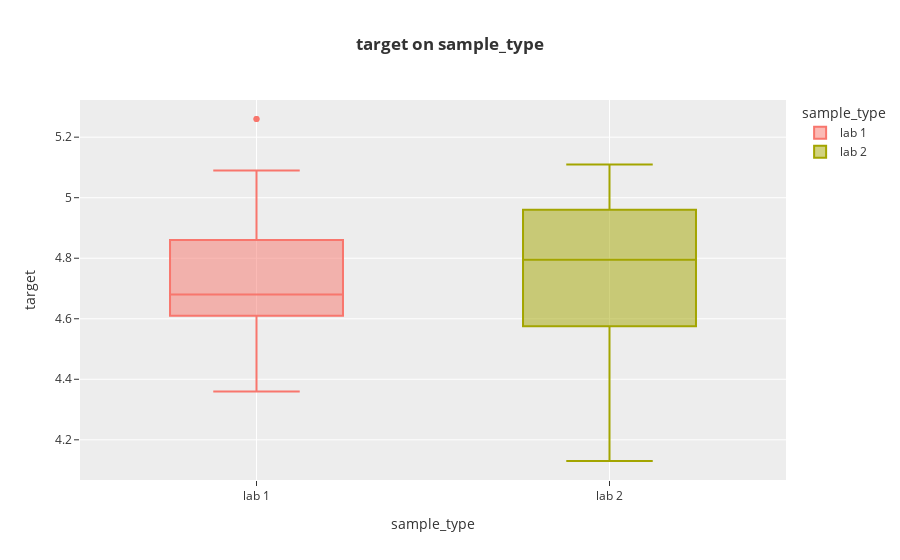

The cell this chart's notebook holds for it:
### Markdown cell above
Berdasarkan visualisasi di atas diketahui bahwa lab 1 memiliki data yang lebih banyak dibanding dengan lab 2. Lab 1 memiliki 100 data dan lab 2 60 data.

### Code cell
px.box(df,x='sample_type',y='target',
       color='sample_type',template='ggplot2',
       labels={'sample_type':'sample_type',
               'target':'target'},
       title="<b>target on sample_type")

### Figure 1 — Plotly figure (JSON) as saved in the notebook; plotly's stock layout.template omitted (floating-point values rounded to 4 significant figures)
{"data": [{"alignmentgroup": "True", "hovertemplate": "sample_type=%{x}<br>target=%{y}<extra></extra>", "legendgroup": "lab 1", "marker": {"color": "#F8766D"}, "name": "lab 1", "notched": false, "offsetgroup": "lab 1", "orientation": "v", "showlegend": true, "type": "box", "x": ["lab 1", "lab 1", "lab 1", "lab 1", "lab 1", "lab 1", "lab 1", "lab 1", "lab 1", "lab 1", "lab 1", "lab 1", "lab 1", "lab 1", "lab 1", "lab 1", "lab 1", "lab 1", "lab 1", "lab 1", "lab 1", "lab 1", "lab 1", "lab 1", "lab 1", "lab 1", "lab 1", "lab 1", "lab 1", "lab 1", "lab 1", "lab 1", "lab 1", "lab 1", "lab 1", "lab 1", "lab 1", "lab 1", "lab 1", "lab 1", "lab 1", "lab 1", "lab 1", "lab 1", "lab 1", "lab 1", "lab 1", "lab 1", "lab 1", "lab 1", "lab 1", "lab 1", "lab 1", "lab 1", "lab 1", "lab 1", "lab 1", "lab 1", "lab 1", "lab 1", "lab 1", "lab 1", "lab 1", "lab 1", "lab 1", "lab 1", "lab 1", "lab 1", "lab 1", "lab 1", "lab 1", "lab 1", "lab 1", "lab 1", "lab 1", "lab 1", "lab 1", "lab 1", "lab 1", "lab 1", "lab 1", "lab 1", "lab 1", "lab 1", "lab 1", "lab 1", "lab 1", "lab 1", "lab 1", "lab 1", "lab 1", "lab 1", "lab 1", "lab 1", "lab 1", "lab 1", "lab 1", "lab 1", "lab 1", "lab 1"], "x0": " ", "xaxis": "x", "y": [4.63, 5, 4.91, 4.77, 4.89, 4.88, 4.55, 4.74, 4.72, 4.72, 4.69, 4.79, 4.85, 4.66, 4.85, 4.46, 5, 4.65, 5.26, 4.78, 4.67, 5.09, 4.86, 5.07, 4.44, 4.66, 4.94, 4.86, 4.91, 5.26, 4.92, 4.94, 4.57, 4.91, 4.7, 4.85, 4.65, 4.65, 5.02, 4.86, 4.62, 4.36, 4.84, 4.4, 4.83, 4.48, 4.5, 4.81, 4.62, 4.55, 4.57, 4.6, 4.68, 4.45, 4.82, 4.59, 4.37, 5.04, 4.57, 4.94, 4.53, 4.48, 4.79, 4.67, 4.38, 4.44, 4.48, 4.63, 4.68, 4.62, 4.71, 4.88, 4.56, 4.62, 4.89, 4.63, 4.87, 4.76, 4.76, 4.77, 4.45, 4.96, 4.64, 4.53, 4.6, 4.63, 4.66, 4.62, 4.67, 4.8, 4.62, 4.66, 4.64, 4.64, 4.6, 4.84, 4.71, 4.96, 4.89, 4.66], "y0": " ", "yaxis": "y"}, {"alignmentgroup": "True", "hovertemplate": "sample_type=%{x}<br>target=%{y}<extra></extra>", "legendgroup": "lab 2", "marker": {"color": "#A3A500"}, "name": "lab 2", "notched": false, "offsetgroup": "lab 2", "orientation": "v", "showlegend": true, "type": "box", "x": ["lab 2", "lab 2", "lab 2", "lab 2", "lab 2", "lab 2", "lab 2", "lab 2", "lab 2", "lab 2", "lab 2", "lab 2", "lab 2", "lab 2", "lab 2", "lab 2", "lab 2", "lab 2", "lab 2", "lab 2", "lab 2", "lab 2", "lab 2", "lab 2", "lab 2", "lab 2", "lab 2", "lab 2", "lab 2", "lab 2", "lab 2", "lab 2", "lab 2", "lab 2", "lab 2", "lab 2", "lab 2", "lab 2", "lab 2", "lab 2", "lab 2", "lab 2", "lab 2", "lab 2", "lab 2", "lab 2", "lab 2", "lab 2", "lab 2", "lab 2", "lab 2", "lab 2", "lab 2", "lab 2", "lab 2", "lab 2", "lab 2", "lab 2", "lab 2", "lab 2"], "x0": " ", "xaxis": "x", "y": [4.79, 4.93, 5.03, 4.72, 4.77, 5.11, 5.09, 4.66, 4.89, 4.84, 4.95, 5, 5, 4.92, 4.74, 4.98, 5.05, 4.92, 5.11, 5.09, 5.02, 4.93, 4.9, 4.8, 5.01, 5.03, 4.84, 5.03, 5.08, 4.83, 4.89, 4.44, 4.57, 4.14, 4.55, 4.37, 4.2, 4.69, 4.48, 4.58, 4.52, 4.45, 4.84, 4.34, 4.65, 4.54, 4.97, 4.72, 4.73, 4.69, 4.8, 4.62, 4.73, 4.13, 4.79, 4.83, 4.47, 4.63, 4.35, 4.43], "y0": " ", "yaxis": "y"}], "layout": {"boxmode": "overlay", "legend": {"title": {"text": "sample_type"}, "tracegroupgap": 0}, "title": {"text": "<b>target on sample_type"}, "xaxis": {"anchor": "y", "categoryarray": ["lab 1", "lab 2"], "categoryorder": "array", "domain": [0, 1], "title": {"text": "sample_type"}}, "yaxis": {"anchor": "x", "domain": [0, 1], "title": {"text": "target"}}}}
